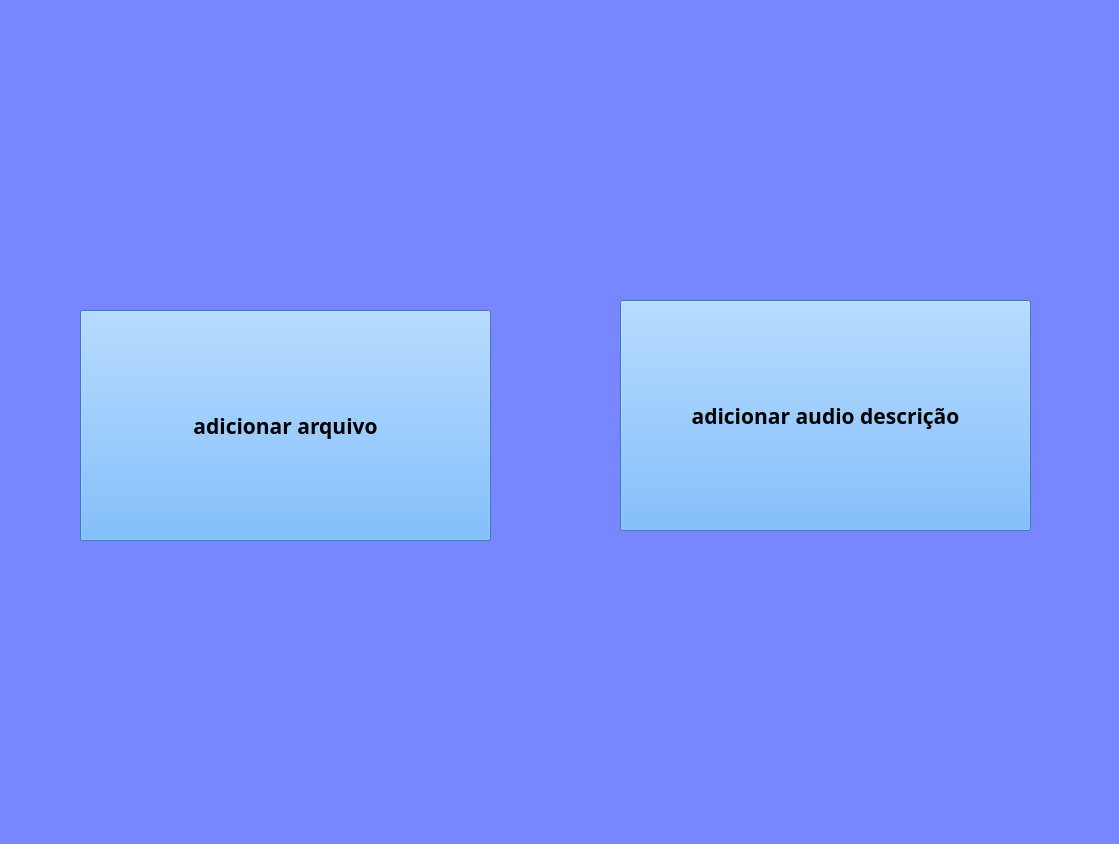
<?xml version="1.0" encoding="UTF-8"?>
<ui version="4.0">
 <class>Form</class>
 <widget class="QWidget" name="Form">
  <property name="windowModality">
   <enum>Qt::ApplicationModal</enum>
  </property>
  <property name="geometry">
   <rect>
    <x>0</x>
    <y>0</y>
    <width>1119</width>
    <height>844</height>
   </rect>
  </property>
  <property name="windowTitle">
   <string>Form</string>
  </property>
  <property name="styleSheet">
   <string notr="true">QWidget{
background-color:rgb(120, 134, 255)
}
</string>
  </property>
  <widget class="QPushButton" name="pushButton">
   <property name="geometry">
    <rect>
     <x>80</x>
     <y>310</y>
     <width>411</width>
     <height>231</height>
    </rect>
   </property>
   <property name="font">
    <font>
     <family>Candara</family>
     <pointsize>16</pointsize>
     <weight>75</weight>
     <bold>true</bold>
    </font>
   </property>
   <property name="styleSheet">
    <string notr="true">QPushButton{
	background-color:rgb(85, 170, 255)
}</string>
   </property>
   <property name="text">
    <string>adicionar arquivo</string>
   </property>
  </widget>
  <widget class="QPushButton" name="pushButton_2">
   <property name="geometry">
    <rect>
     <x>620</x>
     <y>300</y>
     <width>411</width>
     <height>231</height>
    </rect>
   </property>
   <property name="font">
    <font>
     <family>Candara</family>
     <pointsize>16</pointsize>
     <weight>75</weight>
     <bold>true</bold>
    </font>
   </property>
   <property name="styleSheet">
    <string notr="true">QPushButton{
	background-color:rgb(85, 170, 255)
}</string>
   </property>
   <property name="text">
    <string>adicionar audio descrição</string>
   </property>
  </widget>
 </widget>
 <resources/>
 <connections>
  <connection>
   <sender>pushButton</sender>
   <signal>clicked()</signal>
   <receiver>Form</receiver>
   <slot>close()</slot>
   <hints>
    <hint type="sourcelabel">
     <x>208</x>
     <y>359</y>
    </hint>
    <hint type="destinationlabel">
     <x>230</x>
     <y>206</y>
    </hint>
   </hints>
  </connection>
  <connection>
   <sender>pushButton_2</sender>
   <signal>clicked()</signal>
   <receiver>Form</receiver>
   <slot>showFullScreen()</slot>
   <hints>
    <hint type="sourcelabel">
     <x>757</x>
     <y>310</y>
    </hint>
    <hint type="destinationlabel">
     <x>688</x>
     <y>195</y>
    </hint>
   </hints>
  </connection>
 </connections>
 <slots>
  <signal>open()</signal>
 </slots>
</ui>
